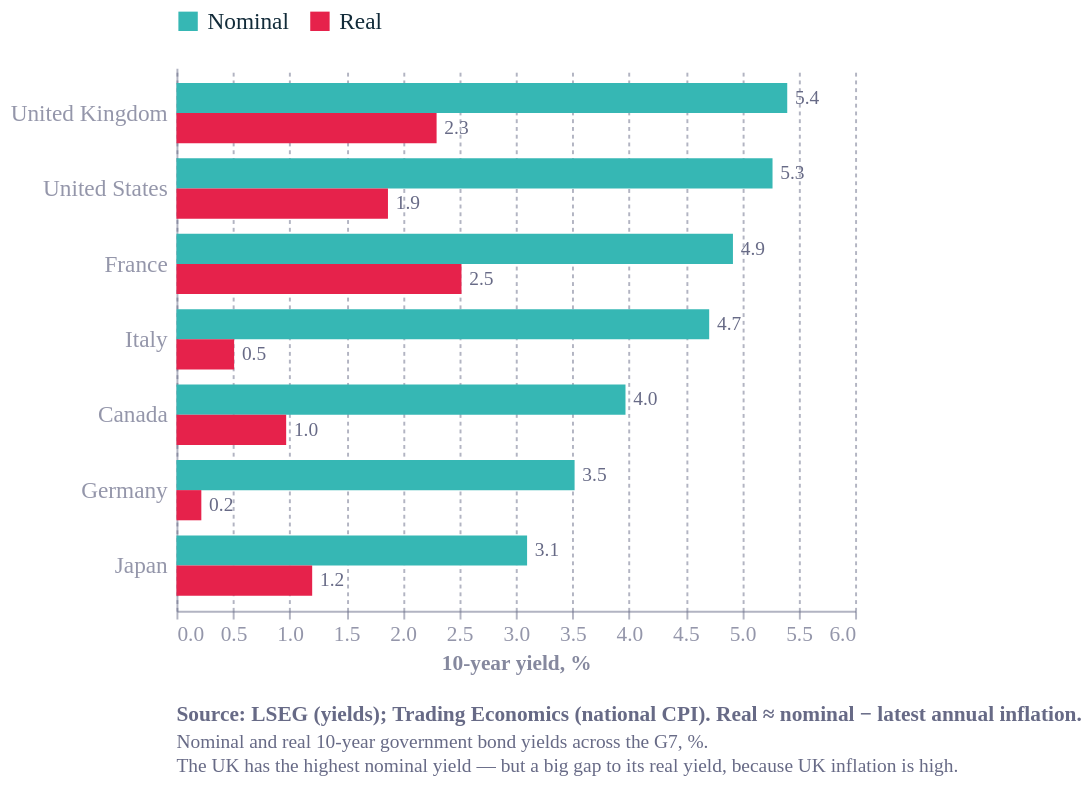

This figure's Vega-Lite source:
### Vega-Lite specification from a JSON file in a GitHub repository (floating-point values rounded to 4 significant figures)
{"config": {"font": "Circular Std", "text": {"color": "#676A86", "align": "left", "baseline": "middle", "dx": 7, "dy": 0, "fontSize": 11}, "view": {"stroke": "transparent", "continuousWidth": 400, "continuousHeight": 300, "discreteWidth": 400, "discreteHeight": 300, "fill": "transparent"}, "range": {"category": ["#36B7B4", "#E6224B", "#F4C245", "#0063AF", "#00A767", "#179FDB", "#EB5C2E"], "diverging": ["#E6224B", "#E54753", "#C9C9C9", "#179FDB", "#122B39"], "heatmap": ["#C9C9C9", "#179FDB", "#0063AF", "#122B39"], "ordinal": ["#00A767", "#36B7B4", "#179FDB", "#0063AF", "#243B5A"]}, "bar": {"color": "#179fdb"}, "line": {"color": "#e6224b"}, "rule": {"color": "#676A86"}, "area": {"opacity": 0.3}, "point": {"filled": true, "size": 80, "color": "#e6224b", "opacity": 0.95}, "geoshape": {"stroke": "white", "strokeWidth": 0.3}, "rect": {"fill": "#d6d4d4", "opacity": 0.3}, "axis": {"labelColor": "#676A86", "labelFontSize": 11, "labelFont": "Circular Std", "labelOpacity": 0.7, "tickColor": "#676A86", "tickOpacity": 0.5, "domainColor": "#676A86", "domainOpacity": 0.5, "gridColor": "#676A86", "gridDash": [2, 2], "gridOpacity": 0.5, "title": null, "titleColor": "#676A86", "titleOpacity": 0.8, "tickSize": 4}, "axisXDiscrete": {"grid": false, "labelAngle": 0, "tickCount": 10, "tickOpacity": 0.5, "title": null}, "axisYDiscrete": {"ticks": false, "labelPadding": 5}, "axisXTemporal": {"grid": false, "ticks": true}, "axisXQuantitative": {"grid": true}, "axisYQuantitative": {"gridColor": "#676A86", "gridDash": [1, 5], "gridOpacity": 0.5, "ticks": false, "labelPadding": 5, "tickCount": 8, "titleAngle": 0, "titleAlign": "left", "titleBaseline": "bottom", "titleX": 0, "titleY": -5}, "title": {"color": "#676A86E6", "subtitleColor": "#676A86", "font": "Circular Std", "subtitleFont": "Circular Std", "anchor": "start", "fontSize": 14, "subtitleFontSize": 12, "subtitlePadding": 4, "offset": 0, "frame": "group"}, "legend": {"titleColor": "#122b39", "title": null, "labelColor": "#122b39", "labelFontSize": 11}, "background": "white"}, "layer": [{"mark": {"type": "bar"}, "encoding": {"color": {"field": "type", "legend": {"labelFontSize": 12, "orient": "top", "title": null}, "scale": {"domain": ["Nominal", "Real"], "range": ["#36B7B4", "#E6224B"]}, "sort": ["Nominal", "Real"], "type": "nominal"}, "x": {"field": "yield", "scale": {"domain": [0, 6]}, "title": "10-year yield, %", "type": "quantitative"}, "y": {"axis": {"labelFontSize": 12, "labelLimit": 160}, "field": "country", "sort": ["United Kingdom", "United States", "France", "Italy", "Canada", "Germany", "Japan"], "title": null, "type": "nominal"}, "yOffset": {"field": "type", "sort": ["Nominal", "Real"], "type": "nominal"}}}, {"mark": {"type": "text", "align": "left", "color": "#676A86", "dx": 4, "fontSize": 10}, "encoding": {"text": {"field": "yield", "format": ".1f", "type": "quantitative"}, "x": {"field": "yield", "type": "quantitative"}, "y": {"field": "country", "sort": ["United Kingdom", "United States", "France", "Italy", "Canada", "Germany", "Japan"], "type": "nominal"}, "yOffset": {"field": "type", "sort": ["Nominal", "Real"], "type": "nominal"}}}], "data": {"name": "data-fe15336e36e3e4a21dc5cb3f7459af35"}, "height": 280, "title": {"text": "Source: LSEG (yields); Trading Economics (national CPI). Real ≈ nominal − latest annual inflation.", "anchor": "start", "color": "#676A86", "dy": 12, "fontSize": 11, "orient": "bottom", "subtitle": ["Nominal and real 10-year government bond yields across the G7, %.", "The UK has the highest nominal yield — but a big gap to its real yield, because UK inflation is high."], "subtitleColor": "#676A86", "subtitleFontSize": 10}, "width": 350, "$schema": "https://vega.github.io/schema/vega-lite/v6.4.1.json", "datasets": {"data-fe15336e36e3e4a21dc5cb3f7459af35": [{"country": "United Kingdom", "type": "Nominal", "yield": 5.4}, {"country": "United States", "type": "Nominal", "yield": 5.27}, {"country": "France", "type": "Nominal", "yield": 4.92}, {"country": "Italy", "type": "Nominal", "yield": 4.71}, {"country": "Canada", "type": "Nominal", "yield": 3.97}, {"country": "Germany", "type": "Nominal", "yield": 3.52}, {"country": "Japan", "type": "Nominal", "yield": 3.1}, {"country": "United Kingdom", "type": "Real", "yield": 2.3}, {"country": "United States", "type": "Real", "yield": 1.87}, {"country": "France", "type": "Real", "yield": 2.52}, {"country": "Italy", "type": "Real", "yield": 0.51}, {"country": "Canada", "type": "Real", "yield": 0.97}, {"country": "Germany", "type": "Real", "yield": 0.22}, {"country": "Japan", "type": "Real", "yield": 1.2}]}}
